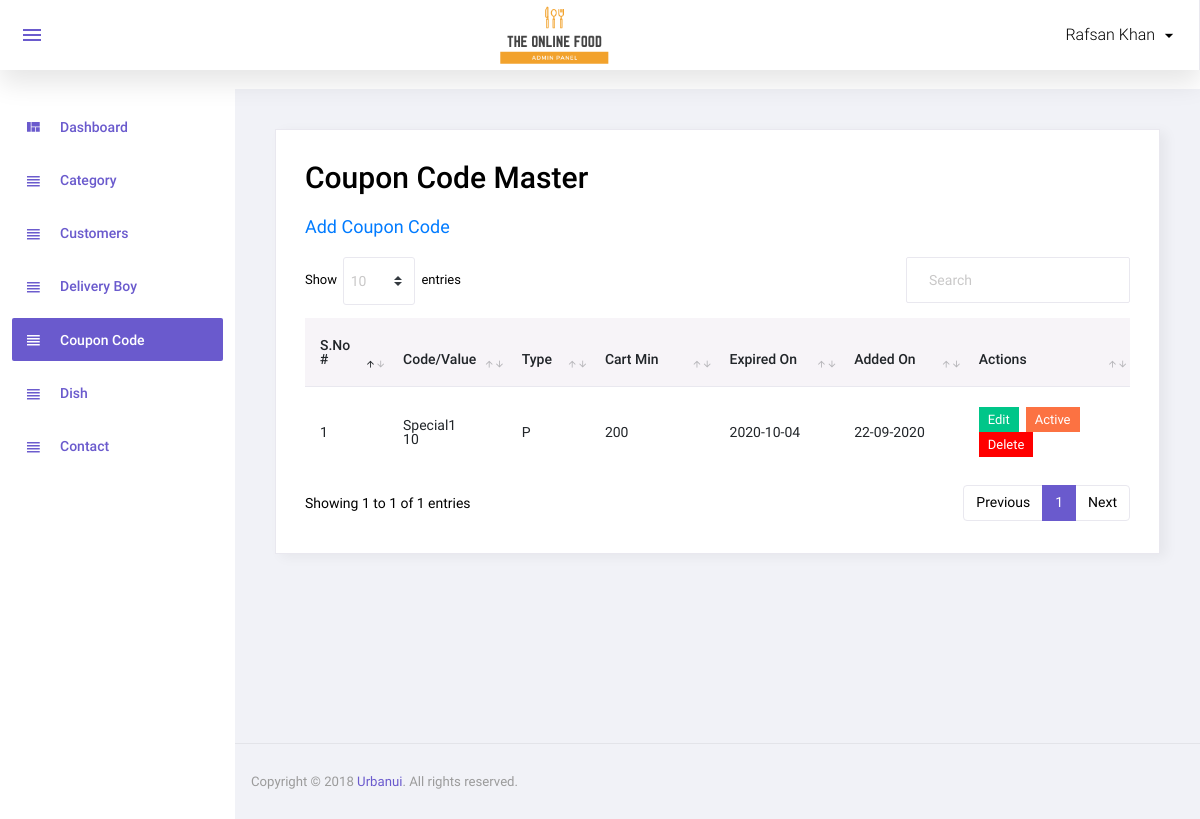
Page /admin/coupon_code.php (signed in) on the committed database.
### tables this page shows
CREATE TABLE `coupon_code` (
  `id` int(11) NOT NULL,
  `coupon_code` varchar(20) NOT NULL,
  `coupon_type` enum('P','F') NOT NULL,
  `coupon_value` int(11) NOT NULL,
  `cart_min_value` int(11) NOT NULL,
  `expired_on` date NOT NULL,
  `status` int(11) NOT NULL,
  `added_on` datetime NOT NULL
);

### admin/coupon_code.php (the view, shortened to what this page needs)
<?php
include('top.php');
$sql="select * from coupon_code order by id desc";
$res=mysqli_query($con,$sql);
?>
  <div class="card">
            <div class="card-body">
              <h1 class="grid_title">Coupon Code Master</h1>
			  <a href="manage_coupon_code.php" class="add_link">Add Coupon Code</a>
			  <div class="row grid_box">
                <div class="col-12">
                  <div class="table-responsive">
                    <table id="order-listing" class="table">
                      <thead>
                        <tr>
                            <th width="10%">S.No #</th>
                            <th width="10%">Code/Value</th>
                            <th width="10%">Type</th>
							<th width="15%">Cart Min</th>
							<th width="15%">Expired On</th>
							<th width="15%">Added On</th>
                            <th width="20%">Actions</th>
                        </tr>
                      </thead>
                      <tbody>
                        <?php if(mysqli_num_rows($res)>0){
						$i=1;
						while($row=mysqli_fetch_assoc($res)){
						?>
						<tr>
                            <td><?php echo $i?></td>
                            <td><?php echo $row['coupon_code']?><br/>
							<?php echo $row['coupon_value']?></td>
							<td><?php echo $row['coupon_type']?></td>
							<td><?php echo $row['cart_min_value']?></td>
							<td>
							<?php
							if($row['expired_on']=='0000-00-00'){
							}else{
								echo $row['expired_on'];
							}
							?>
							</td>
							<td>
							<?php
							$dateStr=strtotime($row['added_on']);
							echo date('d-m-Y',$dateStr);
							?>
							</td>
							<td>
								<a href="manage_coupon_code.php?id=<?php echo $row['id']?>"><label class="badge badge-success hand_cursor">Edit</label></a>&nbsp;
								<?php
								if($row['status']==1){
								?>
								<a href="?id=<?php echo $row['id']?>&type=deactive"><label class="badge badge-danger hand_cursor">Active</label></a>
								<?php
								}else{
								?>
								<a href="?id=<?php echo $row['id']?>&type=active"><label class="badge badge-info hand_cursor">Deactive</label></a>
								<?php
								}
								?>
								<a href="?id=<?php echo $row['id']?>&type=delete"><label class="badge badge-danger delete_red hand_cursor">Delete</label></a>
							</td>
                        </tr>
                        <?php
						$i++;
						} } else { ?>
						<tr>
							<td colspan="5">No data found</td>
						</tr>
						<?php } ?>
                      </tbody>
                    </table>
                  </div>
				</div>
              </div>
            </div>
          </div>
<?php include('footer.php');?>

### rows in the picture
coupon_code: coupon_code "Special1", coupon_value "10", coupon_type "P", cart_min_value "200", expired_on "2020-10-04", added_on "22-09-2020"

### other values in the picture
$_SESSION['ADMIN_USER'] "Rafsan Khan"
